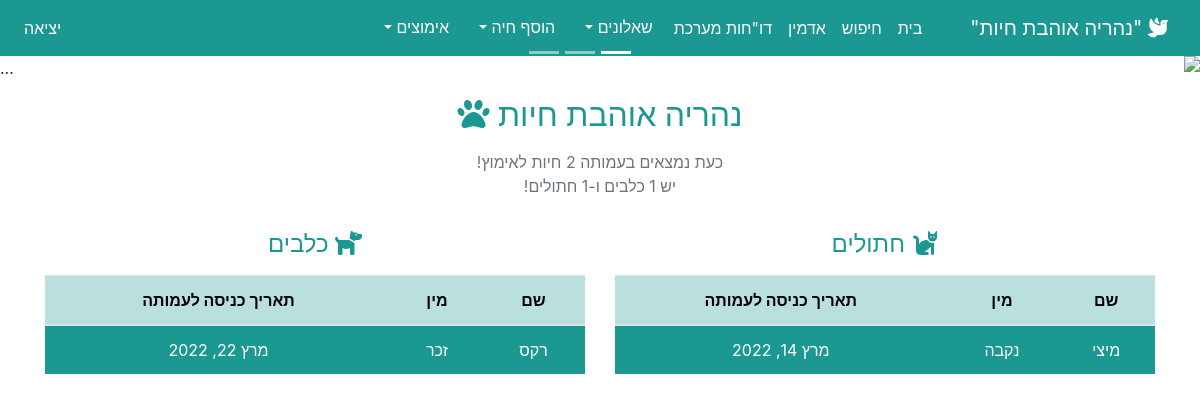
The app's page /, older data.
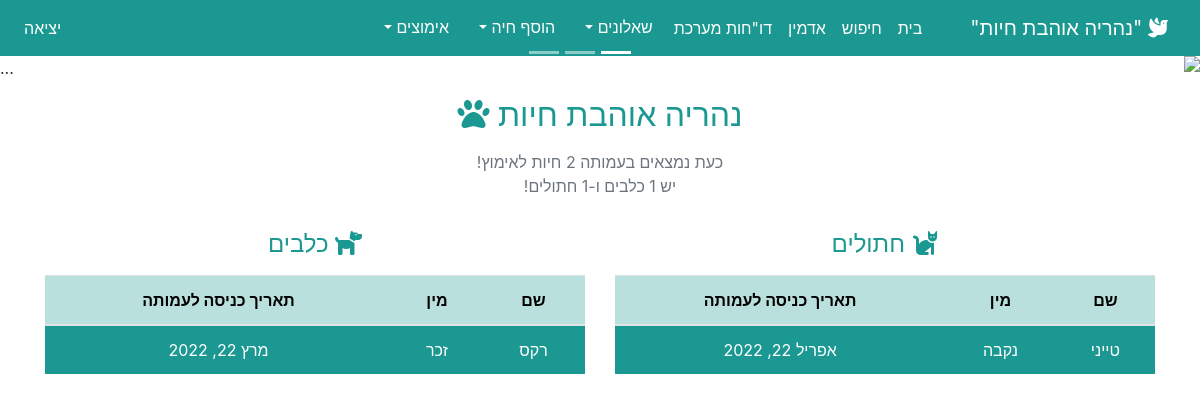
The same page, newer data.
### shelter/models.py (models this page shows, shortened)
class Cat(models.Model):
    id = models.AutoField(primary_key=True)
    name = models.CharField(unique=True, max_length=255, verbose_name=_('שם'))
    birth_date = models.DateField(default=datetime.date.today, verbose_name=_('תאריך לידה'))
    gender = models.CharField(choices=GENDER_CHOICES, max_length=6, verbose_name=_('מין'))
    physical_description = models.TextField(max_length=255, blank=True, default=None, null=True, verbose_name=_('תיאור חיצוני'))
    story = models.TextField(max_length=255, blank=True, default=None, null=True, verbose_name=_('סיפור רקע'))
    image = models.ImageField(upload_to='mediaCats/', blank=True, null=True, default='media/generic_img.png', verbose_name=_('תמונה'))
    acceptance_date = models.DateField(default=datetime.date.today, blank=True, null=True, verbose_name=_('תאריך כניסה לעמותה'))
    location = models.CharField(choices=PLACES, blank=True, default='עמותה', null=True, max_length=20, verbose_name=_('מיקום'))
    clinic = models.TextField(max_length=255, blank=True, default=None, null=True, verbose_name=_('מרפאה וטרינרית'))
    vaccination_book = models.BooleanField(default=False, verbose_name=_('פנקס חיסונים'))
    vaccination_book_link = models.FileField(upload_to='mediaCats/', blank=True, default=None, null=True, verbose_name=_('קישור לפנקס חיסונים'))
    worming_1 = models.DateField(blank=True, null=True, verbose_name=_('תילוע 1'))
    worming_2 = models.DateField(blank=True, null=True, verbose_name=_('תילוע 2'))
    square_vaccine = models.BooleanField(default=False, verbose_name=_('חיסון מרובע'))
    ticks_fleas_treatment = models.DateField(default=None, blank=True, null=True, verbose_name=_('טיפול קרציות ופרעושים'))
    next_ticks_fleas_treatment = models.DateField(blank=True, null=True, verbose_name=_('קרציות ופרעושים - תאריך הטיפול הבא'))
    sterilization = models.DateField(default=None, blank=True, null=True, verbose_name=_('סירוס/עיקור'))
    sterilization_link = models.FileField(upload_to='mediaCats/', blank=True, default=None, null=True, verbose_name=_('אישור סירוס/עיקור'))
    medical_comments = models.TextField(max_length=255, blank=True, default=None, null=True, verbose_name=_('הערות רפואיות'))
    died = models.BooleanField(default=False, verbose_name=_('נפטר/ה'))
    death_reason = models.TextField(max_length=255, blank=True, default=None, null=True, verbose_name=_('סיבת הפטירה'))
    death_date = models.DateField(default=None, blank=True, null=True, verbose_name=_('תאריך הפטירה'))
    adopter_relation_cat = models.ManyToManyField(Adopter, through='CatAdoption', related_name="adoptions_cat")
    animal_type = models.CharField(max_length=32, default="חתול",  editable=False)

class Dog(models.Model):
    id = models.AutoField(primary_key=True)
    chip_number = models.IntegerField(blank=True, default=None, null=True, verbose_name=_('מספר שבב'))
    name = models.CharField(unique=True, max_length=255, verbose_name=_('שם'))
    birth_date = models.DateField(default=datetime.date.today, verbose_name=_('תאריך לידה'))
    gender = models.CharField(max_length=255, choices=GENDER_CHOICES, verbose_name=_('מין'))
    physical_description = models.TextField(max_length=255, blank=True, default=None, null=True, verbose_name=_('תיאור חיצוני'))
    size = models.CharField(choices=SIZE_CHOICES, max_length=255, blank=True, default=None, null=True, verbose_name=_('גודל'))
    color = models.CharField(max_length=255, blank=True, default=None, null=True, verbose_name=_('צבע'))
    behaviour_description = models.TextField(max_length=255, blank=True, default=None, null=True, verbose_name=_('תיאור התנהגותי'))
    story = models.TextField(max_length=255, blank=True, default=None, null=True, verbose_name=_('סיפור רקע'))
    image = models.ImageField(upload_to='mediaDogs/', default='media/generic_img.png', blank=True, null=True, verbose_name=_('תמונה'))
    acceptance_date = models.DateField(default=datetime.date.today, blank=True, null=True, verbose_name=_('תאריך קבלה לעמותה'))
    location = models.CharField(max_length=255, choices=PLACES, blank=True, default='עמותה', null=True, verbose_name=_('מיקום הכלב'))
    clinic = models.TextField(max_length=255, blank=True, default=None, null=True, verbose_name=_('מרפאה וטרינרית'))
    vaccine_book = models.BooleanField(default=False, verbose_name=_('פנקס חיסונים'))
    vaccine_book_link = models.FileField(upload_to='mediaDogs/', blank=True, default=None, null=True, verbose_name=_('קישור לפנקס חיסונים'))
    medical_file = models.FileField(upload_to='mediaDogs/', blank=True, default=None, null=True, verbose_name=_('קישור לתיק רפואי'))
    worming_1 = models.DateField(blank=True, null=True, verbose_name=_('תילוע 1'))
    worming_2 = models.DateField(blank=True, null=True, verbose_name=_('תילוע 2'))
    hexagonal_vaccine = models.DateField(blank=True, null=True, verbose_name=_('חיסון משושה'))
    next_treatment_hexagonal = models.DateField(blank=True, null=True, verbose_name=_('משושה - תאריך הטיפול הבא'))
    rabies_vaccine = models.DateField(blank=True, null=True, verbose_name=_('חיסון כלבת'))
    rabies_vaccine_link = models.FileField(upload_to='mediaDogs/', blank=True, default=None, null=True, verbose_name=_('אישור חיסון כלבת'))
    next_treatment_rabies = models.DateField(blank=True, null=True, verbose_name=_('כלבת - תאריך הטיפול הבא'))
    ticks_fleas_treatment = models.DateField(default=None, blank=True, null=True, verbose_name=_('טיפול קרציות ופרעושים'))
    next_ticks_fleas_treatment = models.DateField(blank=True, null=True, verbose_name=_('קרציות ופרעושים - תאריך הטיפול הבא'))
    sterilization = models.DateField(blank=True, null=True, verbose_name=_('סירוס/עיקור'))
    sterilization_link = models.FileField(upload_to='mediaDogs/', blank=True, default=None, null=True, verbose_name=_('אישור סירוס/עיקור'))
    medical_comments = models.TextField(max_length=255, blank=True, default=None, null=True, verbose_name=_('הערות רפואיות'))
    died = models.BooleanField(default=False, verbose_name=_('נפטר/ה'))
    death_date = models.DateField(blank=True, null=True, verbose_name=_('תאריך הפטירה'))
    death_reason = models.TextField(max_length=255, blank=True, default=None, null=True, verbose_name=_('סיבת הפטירה'))
    adopter_relation_dog = models.ManyToManyField(Adopter, through='DogAdoption', related_name="adoptions_dog")
    animal_type = models.CharField(max_length=32, default="כלב",  editable=False)

### shelter/views.py (the view)
# urls.py: path('', views.home, name='home'),
def home(request):
    cats = Cat.objects.all()
    cat_count = 0
    for cat in cats:
        if cat.location == 'Association':
            cat_count += 1
    no_of_cats = cat_count
    paginator1 = Paginator(cats, 3)
    page = request.GET.get('catpage')
    cats = paginator1.get_page(page)
    dogs = Dog.objects.all()
    dog_count = 0
    for dog in dogs:
        if dog.location == 'Association':
            dog_count += 1
    no_of_dogs = dog_count
    paginator2 = Paginator(dogs, 3)
    page = request.GET.get('dogpage')
    dogs = paginator2.get_page(page)
    no_of_animals = no_of_cats + no_of_dogs
    return render(request, 'home.html', {'cats': cats,
                                         'dogs': dogs,
                                         'no_of_animals': no_of_animals,
                                         'no_of_dogs': no_of_dogs,
                                         'no_of_cats': no_of_cats})

### shelter/templates/home.html (shortened to what this page needs)
{% extends 'base.html' %} {% block content %}
<div id="carouselExampleCaptions" class="carousel slide" data-ride="carousel">
  <ol class="carousel-indicators">
    <li
      data-target="#carouselExampleCaptions"
      data-slide-to="0"
      class="active"
    ></li>
    <li data-target="#carouselExampleCaptions" data-slide-to="1"></li>
    <li data-target="#carouselExampleCaptions" data-slide-to="2"></li>
  </ol>
  <div class="carousel-inner">
    <div class="carousel-item active">
      <img
        src="https://source.unsplash.com/1400x240/?dog,cat"
        class="d-block w-100"
        alt="..."
      />
      <div class="carousel-caption d-none d-md-block">
      </div>
    </div>
  </div>
  <a
    class="carousel-control-prev"
    href="#carouselExampleCaptions"
    role="button"
    data-slide="prev"
  >
    <span class="carousel-control-prev-icon" aria-hidden="true"></span>
  </a>
  <a
    class="carousel-control-next"
    href="#carouselExampleCaptions"
    role="button"
    data-slide="next"
  >
    <span class="carousel-control-next-icon" aria-hidden="true"></span>
  </a>
</div>
<div class="container">
  <div class="row">
    <div class="col-md-12">
      <h2 class="text-center mt-3 mb-3" style="color: #1b9891;">
        נהריה אוהבת חיות <i class="fas fa-paw"></i>
      </h2>
      <p class="text-center text-muted">
        כעת נמצאים בעמותה {{no_of_animals}} חיות לאימוץ!
      <br>
        יש {{no_of_dogs}} כלבים ו-{{no_of_cats}} חתולים!
      </p>
    </div>
  </div>
  <div class="row">
    <div class="col-md-6">
      <h4 class="text-center mt-3 mb-3" style="color: #1b9891;">
        <i class="fas fa-cat"></i> חתולים
      </h4>
      <table class="table table-striped text-center">
        <thead>
          <tr>
            <th scope="col">שם</th>
            <th scope="col">מין</th>
            <th scope="col">תאריך כניסה לעמותה</th>
          </tr>
        </thead>
        <tbody>
          {% for cat in cats %}
          {% if cat.location == 'Association' %}
          <tr>
            <td><a href="../cat/{{cat.id}}"><div style="color: white; height:100%; width:100%"> {{cat.name}} </div></a></td>
            <td>{{ cat.get_gender_display }}</td>
            <td>{{ cat.acceptance_date }}</td>
          </tr>
          {% endif %}{% endfor %}
        </tbody>
      </table>
    </div>
    <div class="col-md-6">
      <h4 class="text-center mt-3 mb-3" style="color: #1b9891;">
        <i class="fas fa-dog"></i> כלבים
      </h4>
      <table class="table table-striped text-center" >
        <thead>
          <tr>
            <th scope="col">שם</th>
            <th scope="col">מין</th>
            <th scope="col">תאריך כניסה לעמותה</th>
          </tr>
        </thead>
        <tbody>
          {% for dog in dogs %}
          {% if dog.location == 'Association' %}
          <tr>
          <td><a href="../dog/{{dog.id}}"><div style="color: white; height:100%;width:100%"> {{dog.name}} </div></a></td>
            <td>{{ dog.get_gender_display }}</td>
            <td>{{ dog.acceptance_date }}</td>
          </tr>
          {% endif %}{% endfor %}
        </tbody>
      </table>
    </div>
  </div>
</div>
{% endblock content %}

Row changes from the older to the newer data that the page shows:
no longer on this page (row edited): Cat: name "מיצי", gender "נקבה", acceptance_date "מרץ 14, 2022"
added Cat: name "טייני", gender "נקבה", acceptance_date "אפריל 22, 2022"
